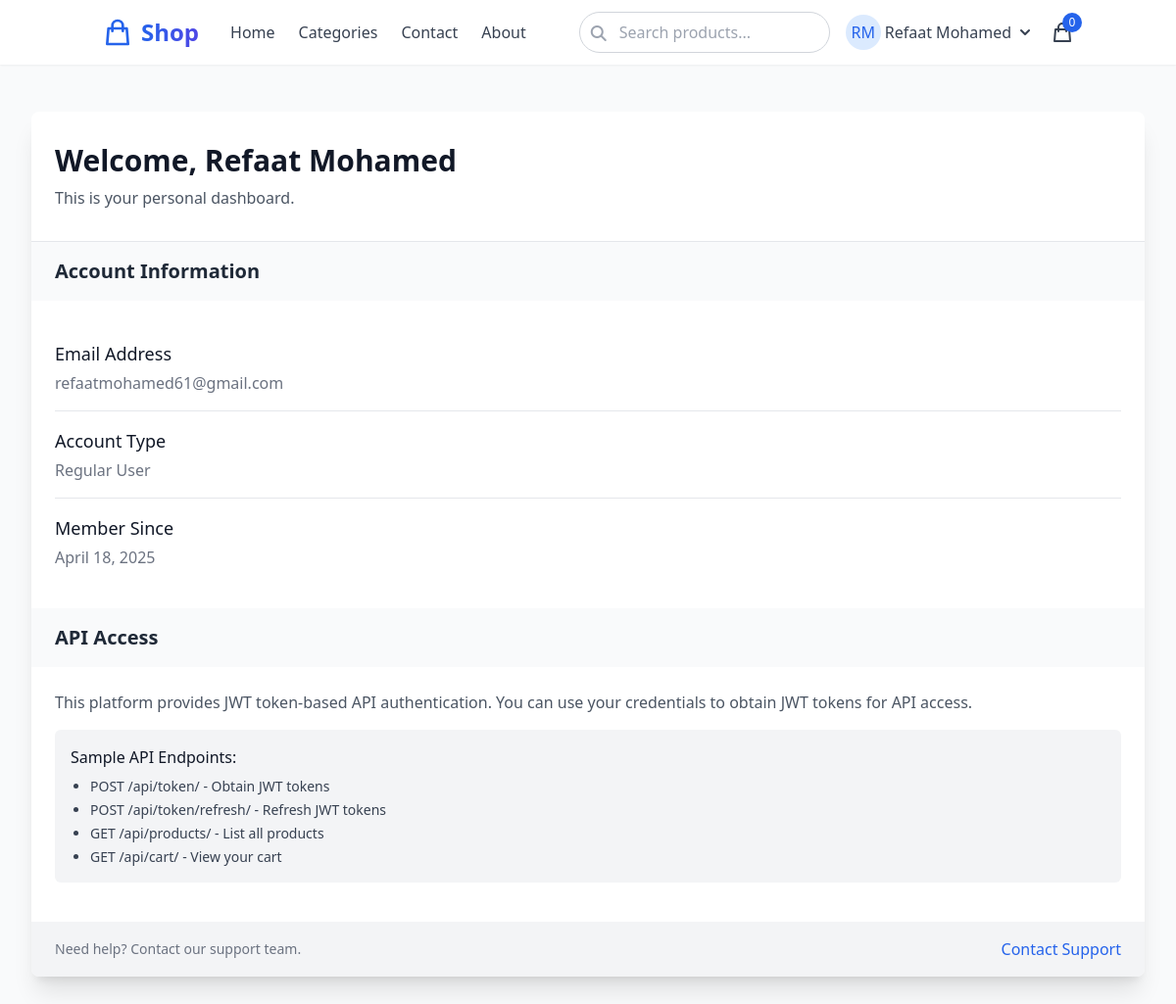
Screenshot of /accounts/dashboard/ (signed in) with the database file from the repository.
### accounts/models.py (models this page shows, shortened)
class User(AbstractUser):
    USER_TYPE_CHOICES = (
        ('admin', 'Admin'),
        ('user', 'Regular User'),
    )
    username = None
    email = models.EmailField(_('email address'), unique=True)
    type = models.CharField(max_length=10, choices=USER_TYPE_CHOICES, default='user')
    USERNAME_FIELD = 'email'
    REQUIRED_FIELDS = []
    objects = UserManager()
    @property
    def is_admin(self):
        return self.type == 'admin'

### accounts/views.py (the view)
# urls.py: path('dashboard/', views.dashboard_view, name='dashboard'),
@login_required
def dashboard_view(request):
    return render(request, 'accounts/dashboard.html')

### cart/cart.py (called while the page is built)
    def __len__(self):
        return sum(item['quantity'] for item in self.cart.values())

### cart/context_processors.py (called while the page is built)
def cart_processor(request):
    return {'cart': Cart(request)}

### templates/accounts/dashboard.html (shortened to what this page needs)
{% extends 'base.html' %}
{% block content %}
<div class="bg-gray-50 min-h-screen py-12">
    <div class="max-w-7xl mx-auto px-4 sm:px-6 lg:px-8">
        <div class="bg-white shadow-xl rounded-lg overflow-hidden">
            <div class="px-6 py-8 border-b border-gray-200">
                <h1 class="text-3xl font-bold text-gray-900">Welcome, {{ user.get_full_name|default:user.email }}</h1>
                <p class="mt-2 text-gray-600">This is your personal dashboard.</p>
            </div>
            <div class="px-6 py-4 bg-gray-50">
                <h2 class="text-xl font-semibold text-gray-800">Account Information</h2>
            </div>
            <div class="px-6 py-6 divide-y divide-gray-200">
                <div class="py-4 flex justify-between items-center">
                    <div>
                        <h3 class="text-lg font-medium text-gray-900">Email Address</h3>
                        <p class="mt-1 text-gray-500">{{ user.email }}</p>
                    </div>
                </div>
                <div class="py-4 flex justify-between items-center">
                    <div>
                        <h3 class="text-lg font-medium text-gray-900">Account Type</h3>
                        <p class="mt-1 text-gray-500">{{ user.get_type_display }}</p>
                    </div>
                </div>
                <div class="py-4 flex justify-between items-center">
                    <div>
                        <h3 class="text-lg font-medium text-gray-900">Member Since</h3>
                        <p class="mt-1 text-gray-500">{{ user.date_joined|date:"F j, Y" }}</p>
                    </div>
                </div>
            </div>
            <div class="px-6 py-4 bg-gray-50">
                <h2 class="text-xl font-semibold text-gray-800">API Access</h2>
            </div>
            <div class="px-6 py-6">
                <p class="text-gray-600 mb-4">
                    This platform provides JWT token-based API authentication. You can use your credentials to obtain JWT tokens for API access.
                </p>
                <div class="bg-gray-100 p-4 rounded-md">
                    <h3 class="text-md font-medium text-gray-900 mb-2">Sample API Endpoints:</h3>
                    <ul class="list-disc pl-5 space-y-1 text-sm text-gray-700">
                        <li>POST /api/token/ - Obtain JWT tokens</li>
                        <li>POST /api/token/refresh/ - Refresh JWT tokens</li>
                        <li>GET /api/products/ - List all products</li>
                        <li>GET /api/cart/ - View your cart</li>
                    </ul>
                </div>
            </div>
            <div class="px-6 py-4 mt-4 bg-gray-100 flex items-center justify-between">
                <span class="text-sm text-gray-500">Need help? Contact our support team.</span>
                <a href="#" class="text-blue-600 hover:text-blue-800 font-medium">Contact Support</a>
            </div>
        </div>
    </div>
</div>
{% endblock %}

### templates/base.html (shortened to what this page needs)
<!DOCTYPE html>
<html lang="en" class="h-full">
<head>
    <script src="https://cdn.tailwindcss.com"></script>
    <link rel="stylesheet" href="https://cdnjs.cloudflare.com/ajax/libs/font-awesome/6.4.0/css/all.min.css">
</head>
<body class="font-sans bg-gray-50 min-h-screen flex flex-col">
    <header class="bg-white shadow-sm sticky top-0 z-50">
        <div x-data="{ mobileMenuOpen: false }">
            <nav class="container mx-auto px-4 py-3">
                <div class="flex justify-between items-center">
                    <div class="flex items-center space-x-8">
                        <a href="/" class="flex items-center space-x-2">
                            <svg xmlns="http://www.w3.org/2000/svg" class="h-8 w-8 text-blue-600" fill="none" viewBox="0 0 24 24" stroke="currentColor">
                                <path stroke-linecap="round" stroke-linejoin="round" stroke-width="2" d="M16 11V7a4 4 0 00-8 0v4M5 9h14l1 12H4L5 9z" />
                            </svg>
                            <span class="text-2xl font-bold bg-gradient-to-r from-blue-600 to-indigo-600 bg-clip-text text-transparent">Shop</span>
                        </a>
                        <div class="hidden md:flex space-x-6 text-gray-700">
                            <a href="{% url 'products:index' %}" class="nav-link hover:text-blue-600 transition-colors duration-300">Home</a>
                            <a href="#" class="nav-link hover:text-blue-600 transition-colors duration-300">Categories</a>
                            <a href="{% url 'contact:contact_us' %}" class="nav-link hover:text-blue-600 transition-colors duration-300">Contact</a>
                            <a href="#" class="nav-link hover:text-blue-600 transition-colors duration-300">About</a>
                        </div>
                    </div>
                    <div class="flex items-center space-x-4">
                        <div class="hidden md:block relative">
                            <input type="text" class="w-64 pl-10 pr-4 py-2 rounded-full border border-gray-300 focus:outline-none focus:ring-2 focus:ring-blue-500 focus:border-transparent" placeholder="Search products...">
                            <div class="absolute left-3 top-2.5 text-gray-400">
                                <i class="fas fa-search"></i>
                            </div>
                        </div>
                        {% if user.is_authenticated %}
                        <div class="relative" x-data="{ open: false }">
                            <button @click="open = !open" class="flex items-center text-gray-700 hover:text-blue-600 focus:outline-none">
                                <div class="h-9 w-9 rounded-full bg-blue-100 flex items-center justify-center text-blue-600 mr-1">
                                    <span class="font-medium">{{ user.first_name|first|default:"U" }}{{ user.last_name|first|default:"" }}</span>
                                </div>
                                <span class="hidden md:inline-block">{{ user.get_full_name|default:user.email|truncatechars:15 }}</span>
                                <svg xmlns="http://www.w3.org/2000/svg" class="h-5 w-5 ml-1" viewBox="0 0 20 20" fill="currentColor">
                                    <path fill-rule="evenodd" d="M5.293 7.293a1 1 0 011.414 0L10 10.586l3.293-3.293a1 1 0 111.414 1.414l-4 4a1 1 0 01-1.414 0l-4-4a1 1 0 010-1.414z" clip-rule="evenodd" />
                                </svg>
                            </button>
                        </div>
                        {% endif %}
                        <a href="{% url 'cart:cart_detail' %}" class="flex items-center text-gray-700 hover:text-blue-600 transition-colors duration-300 relative">
                            <svg xmlns="http://www.w3.org/2000/svg" class="h-6 w-6" fill="none" viewBox="0 0 24 24" stroke="currentColor">
                                <path stroke-linecap="round" stroke-linejoin="round" stroke-width="2" d="M16 11V7a4 4 0 00-8 0v4M5 9h14l1 12H4L5 9z" />
                            </svg>
                            <span class="absolute -top-2 -right-2 bg-blue-600 text-white text-xs rounded-full w-5 h-5 flex items-center justify-center">
                                {{ cart|length }}
                            </span>
                        </a>
                    </div>
                </div>
            </nav>
        </div>
    </header>
    <main class="flex-grow">
        {% block content %}{% endblock %}
    </main>
</body>
</html>

### templates/base.html (style rules this page uses)
body { font-family: 'Poppins', sans-serif; }
.nav-link { position: relative; }
.nav-link::after { content: ''; position: absolute; width: 0; height: 2px; bottom: -4px; left: 0; background-color: currentColor; transition: width 0.3s ease; }

### rows the page displays
User: first_name|first "R", last_name|first "M", get_full_name "Refaat Mohamed", email "refaatmohamed61@gmail.com", type "Regular User", date_joined "April 18, 2025"

### other values shown
{{ cart|length }} "0"
